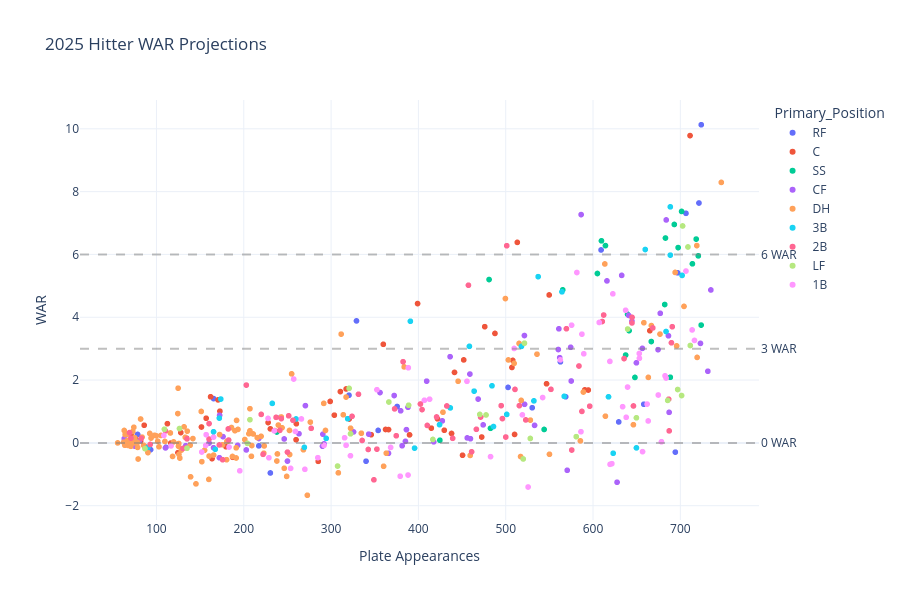

The code cell stored with this chart in its notebook:
### Code cell
# Cell 6: Hitter Projections Scatter

if ros_models_loaded:
    fig_hitters = create_war_scatter(
        df=hitter_complete,
        player_type='hitter',
        title="2025 Hitter WAR Projections",
        color_by='Primary_Position',
        hover_data=['Name', 'Team', 'Primary_Position', 'Total_Projected_PA', 'Current_WAR', 'ROS_WAR', 'Total_Projected_WAR']
    )

    fig_hitters.show()
else:
    print("Skipping hitter scatter (ROS models not loaded)")

### Figure 1 — Plotly figure (JSON) as saved in the notebook; plotly's stock layout.template omitted (floating-point values rounded to 4 significant figures; data arrays with more than 128 entries replaced by an {"elided": "..."} marker saying what was removed)
{"data": [{"customdata": [["Aaron Judge", "NYY", "RF", 6.347, 3.782], ["Kyle Tucker", "CHC", "RF", 4.486, 3.151], ["Fernando Tatis Jr.", "SDP", "RF", 3.06, 2.355], ["Corbin Carroll", "ARI", "RF", 3.344, 2.798], ["Juan Soto", "NYM", "RF", 4.091, 3.218], ["Wilyer Abreu", "BOS", "RF", 0.902, 0.8646], ["Ronald Acuña Jr.", "ATL", "RF", 2.408, 1.475], ["Cam Smith", "HOU", "RF", 1.292, 1.289], ["Mike Yastrzemski", "SFG", "RF", 0.7675, 0.6999], ["Mike Tauchman", "CHW", "RF", 0.8576, 0.6603], ["Adolis García", "TEX", "RF", 0.3382, 0.3289], ["Dominic Canzone", "SEA", "RF", 0.9072, 0.5032], ["Teoscar Hernández", "LAD", "RF", 0.5653, 0.5534], ["Matt Wallner", "MIN", "RF", 0.1781, 0.2185], ["Josh Lowe", "TBR", "RF", 0.621, 0.537], ["Nick Castellanos", "PHI", "RF", 0.6524, 0.5774], ["Victor Robles", "SEA", "RF", 0.01287, 0.2561], ["Bryan Reynolds", "PIT", "RF", -0.1867, -0.1079], ["Rece Hinds", "CIN", "RF", -0.3032, 0.2097], ["Jarred Kelenic", "ATL", "RF", -0.3059, 0.1639], ["Tyler O'Neill", "BAL", "RF", -0.1872, 0.09196], ["Johnathan Rodríguez", "CLE", "RF", -0.3886, 0.1714], ["Jordan Walker", "STL", "RF", -0.4348, -0.1487], ["Jac Caglianone", "KCR", "RF", -0.8452, -0.1126]], "hovertemplate": "Primary_Position=%{customdata[2]}<br>Plate Appearances=%{x}<br>WAR=%{y}<br>Name=%{customdata[0]}<br>Team=%{customdata[1]}<br>Current_WAR=%{customdata[3]}<br>ROS_WAR=%{customdata[4]}<extra></extra>", "legendgroup": "RF", "marker": {"color": "#636efa", "symbol": "circle"}, "mode": "markers", "name": "RF", "showlegend": true, "type": "scattergl", "x": [723.9, 721.3, 696.9, 609.2, 706.5, 502.7, 329.1, 562.6, 568.7, 320.5, 629.4, 165.4, 530.3, 353.9, 375.6, 658.1, 78.44, 694.3, 71.81, 110.8, 217.2, 93.33, 340.0, 230.5], "xaxis": "x", "y": [10.13, 7.637, 5.415, 6.142, 7.308, 1.767, 3.883, 2.581, 1.467, 1.518, 0.6671, 1.41, 1.119, 0.3967, 1.158, 1.23, 0.2689, -0.2946, -0.09355, -0.142, -0.09527, -0.2172, -0.5835, -0.9578], "yaxis": "y"}, {"customdata": {"elided": "55x5 mixed values"}, "hovertemplate": "Primary_Position=%{customdata[2]}<br>Plate Appearances=%{x}<br>WAR=%{y}<br>Name=%{customdata[0]}<br>Team=%{customdata[1]}<br>Current_WAR=%{customdata[3]}<br>ROS_WAR=%{customdata[4]}<extra></extra>", "legendgroup": "C", "marker": {"color": "#EF553B", "symbol": "circle"}, "mode": "markers", "name": "C", "showlegend": true, "type": "scattergl", "x": [711.1, 513.3, 549.8, 399.0, 476.0, 487.7, 451.9, 594.6, 359.8, 665.1, 421.9, 317.2, 546.8, 162.0, 507.1, 508.1, 310.6, 170.5, 590.5, 172.7, 320.7, 227.9, 441.4, 437.9, 298.9, 414.8, 429.7, 156.9, 112.5, 362.4, 179.6, 260.2, 230.5, 303.8, 389.9, 259.9, 151.5, 85.96, 134.7, 127.9, 116.4, 510.1, 81.84, 365.8, 72.38, 345.9, 285.3, 76.04, 72.56, 472.5, 187.3, 86.52, 124.6, 163.7, 450.6], "xaxis": "x", "y": [9.783, 6.383, 4.709, 4.435, 3.7, 3.485, 2.642, 1.682, 3.138, 3.571, 0.7662, 1.717, 1.882, 1.468, 2.401, 2.626, 1.633, 1.369, 1.687, 1.009, 0.7597, 0.6478, 2.243, 0.2993, 1.319, 0.4692, 0.4025, 0.7837, 0.6123, 0.4266, -0.1224, 0.6091, 0.4457, 0.8823, 0.2548, 0.1007, 0.5054, 0.5611, 0.147, 0.3271, -0.006789, 0.2687, 0.06394, 0.4239, 0.1958, 0.2601, -0.588, 0.128, -0.06725, 0.1859, -0.4597, -0.1088, -0.3125, -0.5019, -0.3935], "yaxis": "y"}, {"customdata": [["Bobby Witt Jr.", "KCR", "SS", 4.43, 2.939], ["Jeremy Peña", "HOU", "SS", 3.518, 2.914], ["Trea Turner", "PHI", "SS", 3.206, 2.495], ["Elly De La Cruz", "CIN", "SS", 4.058, 2.896], ["Geraldo Perdomo", "ARI", "SS", 3.432, 2.522], ["Francisco Lindor", "NYM", "SS", 3.715, 2.774], ["CJ Abrams", "WSN", "SS", 3.518, 2.764], ["Jacob Wilson", "ATH", "SS", 2.853, 2.541], ["Gunnar Henderson", "BAL", "SS", 3.528, 2.995], ["J.P. Crawford", "SEA", "SS", 3.631, 2.587], ["Masyn Winn", "STL", "SS", 1.437, 1.36], ["Corey Seager", "TEX", "SS", 2.668, 2.533], ["Xander Bogaerts", "SDP", "SS", 2.202, 1.892], ["Zach Neto", "LAA", "SS", 2.514, 2.359], ["Dansby Swanson", "CHC", "SS", 2.444, 1.961], ["Mookie Betts", "LAD", "SS", 1.748, 1.479], ["Willy Adames", "SFG", "SS", 1.15, 0.9389], ["Trevor Story", "BOS", "SS", 2.01, 1.563], ["Bo Bichette", "TOR", "SS", 2.084, 1.667], ["Nick Allen", "ATL", "SS", 0.2251, 0.239], ["Anthony Volpe", "NYY", "SS", 1.11, 0.9742], ["Joey Ortiz", "MIL", "SS", 0.2089, 0.2184], ["Ezequiel Tovar", "COL", "SS", 0.1292, 0.2173], ["Trey Sweeney", "DET", "SS", 0.03467, 0.04946]], "hovertemplate": "Primary_Position=%{customdata[2]}<br>Plate Appearances=%{x}<br>WAR=%{y}<br>Name=%{customdata[0]}<br>Team=%{customdata[1]}<br>Current_WAR=%{customdata[3]}<br>ROS_WAR=%{customdata[4]}<extra></extra>", "legendgroup": "SS", "marker": {"color": "#00cc96", "symbol": "circle"}, "mode": "markers", "name": "SS", "showlegend": true, "type": "scattergl", "x": [701.4, 609.7, 713.8, 693.1, 720.6, 718.1, 614.2, 605.0, 683.0, 697.5, 637.3, 480.9, 639.6, 565.3, 682.1, 666.8, 688.5, 641.3, 723.8, 482.6, 648.0, 544.0, 237.8, 424.6], "xaxis": "x", "y": [7.369, 6.432, 5.701, 6.954, 5.954, 6.489, 6.282, 5.393, 6.522, 6.217, 2.796, 5.201, 4.094, 4.872, 4.406, 3.227, 2.089, 3.573, 3.75, 0.464, 2.084, 0.4273, 0.3464, 0.08412], "yaxis": "y"}, {"customdata": {"elided": "66x5 mixed values"}, "hovertemplate": "Primary_Position=%{customdata[2]}<br>Plate Appearances=%{x}<br>WAR=%{y}<br>Name=%{customdata[0]}<br>Team=%{customdata[1]}<br>Current_WAR=%{customdata[3]}<br>ROS_WAR=%{customdata[4]}<extra></extra>", "legendgroup": "CF", "marker": {"color": "#ab63fa", "symbol": "circle"}, "mode": "markers", "name": "CF", "showlegend": true, "type": "scattergl", "x": [683.8, 586.4, 616.0, 632.8, 644.6, 677.0, 735.0, 656.5, 560.9, 560.2, 686.4, 674.4, 731.5, 723.0, 436.3, 640.9, 521.4, 468.4, 575.0, 459.0, 409.5, 649.7, 372.3, 561.8, 242.1, 246.3, 521.6, 687.2, 574.4, 379.7, 388.1, 325.7, 172.3, 381.4, 356.0, 270.6, 263.2, 417.5, 455.9, 176.2, 474.2, 386.3, 343.2, 427.4, 533.0, 160.3, 459.6, 291.9, 290.6, 63.09, 217.2, 202.9, 80.15, 133.6, 193.0, 290.2, 172.1, 110.4, 385.2, 75.03, 133.3, 165.4, 570.4, 250.0, 365.8, 627.5], "xaxis": "x", "y": [7.099, 7.268, 5.157, 5.333, 3.877, 4.125, 4.868, 3.009, 3.632, 2.973, 3.408, 2.968, 2.281, 3.167, 2.745, 4.059, 3.418, 1.395, 1.97, 2.191, 1.965, 2.549, 1.508, 2.713, 0.8167, 0.1244, 1.228, 0.9724, 3.044, 1.021, 1.135, 0.3479, 0.8778, -0.09161, 1.602, 1.186, 0.2904, 0.0332, 0.1586, 0.1995, 0.5731, 0.4216, 0.2784, 0.7011, 0.557, -0.005122, 0.1324, -0.03152, 0.2757, 0.1342, 0.1396, -0.2245, 0.04872, -0.08795, -0.07844, -0.1059, -0.4736, -0.1603, 0.04751, -0.1029, -0.1425, -0.1545, -0.872, -0.5795, -0.3308, -1.254], "yaxis": "y"}, {"customdata": {"elided": "133x5 mixed values"}, "hovertemplate": "Primary_Position=%{customdata[2]}<br>Plate Appearances=%{x}<br>WAR=%{y}<br>Name=%{customdata[0]}<br>Team=%{customdata[1]}<br>Current_WAR=%{customdata[3]}<br>ROS_WAR=%{customdata[4]}<extra></extra>", "legendgroup": "DH", "marker": {"color": "#FFA15A", "symbol": "circle"}, "mode": "markers", "name": "DH", "showlegend": true, "type": "scattergl", "x": {"elided": "133 float values"}, "xaxis": "x", "y": {"elided": "133 float values"}, "yaxis": "y"}, {"customdata": {"elided": "32x5 mixed values"}, "hovertemplate": "Primary_Position=%{customdata[2]}<br>Plate Appearances=%{x}<br>WAR=%{y}<br>Name=%{customdata[0]}<br>Team=%{customdata[1]}<br>Current_WAR=%{customdata[3]}<br>ROS_WAR=%{customdata[4]}<extra></extra>", "legendgroup": "3B", "marker": {"color": "#19d3f3", "symbol": "circle"}, "mode": "markers", "name": "3B", "showlegend": true, "type": "scattergl", "x": [688.5, 688.5, 564.4, 659.8, 702.0, 390.8, 518.1, 537.2, 683.6, 458.4, 484.3, 463.8, 617.7, 623.1, 649.7, 532.3, 173.7, 567.0, 501.2, 172.0, 232.7, 436.5, 165.4, 259.9, 486.0, 319.0, 167.3, 395.6, 269.4, 90.38, 424.2, 294.4], "xaxis": "x", "y": [7.515, 5.978, 4.809, 6.157, 5.331, 3.873, 3.072, 5.292, 3.547, 3.073, 1.817, 1.646, 1.466, -0.3306, -0.159, 1.338, 1.395, 1.482, 0.9064, 0.7885, 1.258, 1.113, 0.3533, 0.7615, 0.52, 0.7688, -0.2033, -0.167, -0.1426, -0.1419, 0.5815, 0.1431], "yaxis": "y"}, {"customdata": {"elided": "67x5 mixed values"}, "hovertemplate": "Primary_Position=%{customdata[2]}<br>Plate Appearances=%{x}<br>WAR=%{y}<br>Name=%{customdata[0]}<br>Team=%{customdata[1]}<br>Current_WAR=%{customdata[3]}<br>ROS_WAR=%{customdata[4]}<extra></extra>", "legendgroup": "2B", "marker": {"color": "#FF6692", "symbol": "circle"}, "mode": "markers", "name": "2B", "showlegend": true, "type": "scattergl", "x": [644.7, 569.5, 501.2, 457.3, 690.7, 644.6, 612.2, 583.9, 668.5, 372.8, 689.8, 635.5, 610.6, 510.7, 382.5, 202.9, 420.8, 496.2, 331.4, 587.2, 410.2, 686.7, 494.8, 596.2, 432.6, 515.6, 243.0, 237.0, 256.4, 404.2, 471.3, 324.0, 160.3, 551.8, 241.3, 251.4, 523.0, 182.2, 374.6, 402.3, 82.69, 110.3, 277.2, 466.4, 182.7, 69.19, 500.1, 687.2, 220.0, 135.0, 172.0, 646.3, 160.2, 460.9, 70.88, 352.5, 439.2, 134.1, 335.6, 92.81, 222.1, 342.6, 250.0, 130.3, 575.6, 175.8, 349.1], "xaxis": "x", "y": [3.997, 3.635, 6.277, 5.02, 3.698, 3.819, 4.07, 2.448, 3.659, 1.083, 3.187, 2.684, 3.865, 1.703, 2.584, 1.84, 0.8248, 0.7734, 1.549, 1.002, 0.555, 1.39, 1.185, 1.169, 1.175, 1.185, 0.7726, 0.813, 0.7194, 1.06, 0.8218, 0.8447, 0.6144, 1.705, 0.3987, 0.8614, 0.7306, 0.4438, 0.2274, 1.238, 0.1476, 0.3813, 0.4643, 0.4324, 0.09011, 0.3276, 0.1857, 0.382, 0.9079, 0.1264, -0.06532, 1.175, 0.121, -0.2844, 0.151, -0.1995, 0.1453, -0.1625, 0.0772, -0.05062, -0.3652, -0.2101, -0.2948, -0.1783, -0.2274, -0.5353, -1.176], "yaxis": "y"}, {"customdata": {"elided": "26x5 mixed values"}, "hovertemplate": "Primary_Position=%{customdata[2]}<br>Plate Appearances=%{x}<br>WAR=%{y}<br>Name=%{customdata[0]}<br>Team=%{customdata[1]}<br>Current_WAR=%{customdata[3]}<br>ROS_WAR=%{customdata[4]}<extra></extra>", "legendgroup": "LF", "marker": {"color": "#B6E880", "symbol": "circle"}, "mode": "markers", "name": "LF", "showlegend": true, "type": "scattergl", "x": [708.8, 702.6, 711.4, 639.6, 701.4, 388.8, 696.9, 685.5, 320.7, 521.4, 366.2, 477.5, 207.1, 580.8, 649.7, 322.3, 528.2, 126.4, 109.1, 470.3, 416.6, 135.0, 86.85, 204.2, 520.1, 307.4], "xaxis": "x", "y": [6.237, 6.906, 3.1, 3.625, 1.508, 1.198, 1.699, 1.352, 1.737, 3.175, 1.301, 0.8889, 0.738, 0.1981, 0.7985, 0.2885, 0.1404, 0.457, 0.4351, 0.9061, 0.1084, -0.1708, -0.1833, -0.01704, -0.5125, -0.7383], "yaxis": "y"}, {"customdata": {"elided": "61x5 mixed values"}, "hovertemplate": "Primary_Position=%{customdata[2]}<br>Plate Appearances=%{x}<br>WAR=%{y}<br>Name=%{customdata[0]}<br>Team=%{customdata[1]}<br>Current_WAR=%{customdata[3]}<br>ROS_WAR=%{customdata[4]}<extra></extra>", "legendgroup": "1B", "marker": {"color": "#FF97FF", "symbol": "circle"}, "mode": "markers", "name": "1B", "showlegend": true, "type": "scattergl", "x": [581.5, 706.5, 716.2, 637.3, 587.2, 713.5, 589.4, 653.0, 509.6, 607.1, 575.4, 653.1, 683.6, 455.6, 622.7, 388.5, 682.5, 257.2, 562.5, 619.3, 639.6, 542.3, 352.5, 406.9, 633.9, 519.1, 227.8, 674.7, 412.8, 586.2, 266.0, 621.6, 661.9, 235.0, 663.2, 259.2, 638.0, 656.7, 291.9, 156.9, 108.6, 317.2, 284.8, 322.2, 165.4, 151.9, 156.5, 482.6, 315.5, 368.2, 116.7, 678.4, 183.1, 270.0, 253.7, 228.8, 619.5, 388.1, 379.1, 195.5, 525.6], "xaxis": "x", "y": [5.424, 5.472, 3.262, 4.222, 3.462, 3.596, 2.836, 2.846, 3.006, 3.834, 3.747, 2.693, 2.066, 1.96, 4.745, 2.393, 2.136, 2.033, 2.643, 2.594, 1.777, 1.444, 1.693, 1.357, 1.152, 0.8914, 0.7786, 1.524, 1.391, 0.3551, 0.7619, -0.6616, 1.235, 0.3817, 0.6979, 0.3631, 0.8136, -0.2789, -0.0791, 0.2609, 0.2362, -0.07655, -0.471, -0.4095, 0.1832, -0.2907, -0.07981, -0.4382, 0.1627, -0.1453, -0.09693, 0.03715, -0.1322, -0.8419, -0.8118, -0.4733, -0.6833, -1.023, -1.061, -0.8891, -1.405], "yaxis": "y"}], "layout": {"annotations": [{"showarrow": false, "text": "0 WAR", "x": 1, "xanchor": "left", "xref": "x domain", "y": 0, "yanchor": "middle", "yref": "y"}, {"showarrow": false, "text": "3 WAR", "x": 1, "xanchor": "left", "xref": "x domain", "y": 3, "yanchor": "middle", "yref": "y"}, {"showarrow": false, "text": "6 WAR", "x": 1, "xanchor": "left", "xref": "x domain", "y": 6, "yanchor": "middle", "yref": "y"}], "height": 600, "hovermode": "closest", "legend": {"title": {"text": "Primary_Position"}, "tracegroupgap": 0}, "shapes": [{"line": {"color": "gray", "dash": "dash"}, "opacity": 0.5, "type": "line", "x0": 0, "x1": 1, "xref": "x domain", "y0": 0, "y1": 0, "yref": "y"}, {"line": {"color": "gray", "dash": "dash"}, "opacity": 0.5, "type": "line", "x0": 0, "x1": 1, "xref": "x domain", "y0": 3, "y1": 3, "yref": "y"}, {"line": {"color": "gray", "dash": "dash"}, "opacity": 0.5, "type": "line", "x0": 0, "x1": 1, "xref": "x domain", "y0": 6, "y1": 6, "yref": "y"}], "showlegend": true, "title": {"text": "2025 Hitter WAR Projections"}, "xaxis": {"anchor": "y", "domain": [0, 1], "title": {"text": "Plate Appearances"}}, "yaxis": {"anchor": "x", "domain": [0, 1], "title": {"text": "WAR"}}}}
